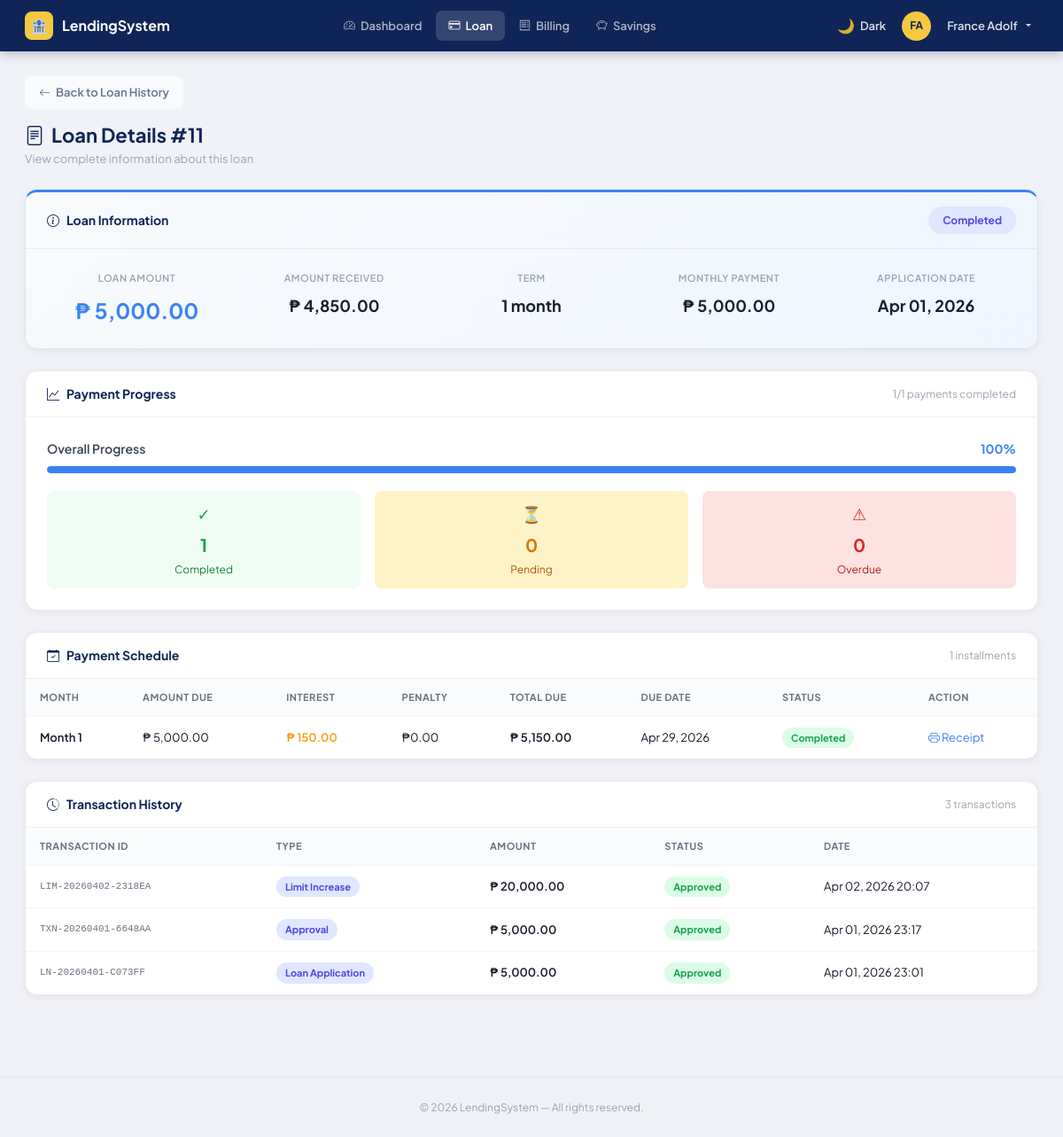
/user/loan/view.php?id=11 (signed in), run on the app's committed database.
### tables this page shows
CREATE TABLE `loans` (
  `id` int(11) NOT NULL AUTO_INCREMENT,
  `user_id` int(11) NOT NULL,
  `applied_amount` decimal(10,2) NOT NULL,
  `term_months` int(10) unsigned NOT NULL DEFAULT 1,
  `received_amount` decimal(12,2) DEFAULT NULL,
  `rejection_reason` text DEFAULT NULL,
  `applied_at` datetime DEFAULT current_timestamp(),
  `approved_at` datetime DEFAULT NULL,
  `interest` decimal(5,2) DEFAULT 3.00,
  `term` int(11) NOT NULL,
  `status` varchar(50) NOT NULL DEFAULT 'Pending',
  `created_at` timestamp NOT NULL DEFAULT current_timestamp(),
  `transfer_done` tinyint(1) DEFAULT 0,
  PRIMARY KEY (`id`)
);

CREATE TABLE `billing` (
  `id` int(11) NOT NULL AUTO_INCREMENT,
  `user_id` int(11) DEFAULT NULL,
  `loan_id` int(11) DEFAULT NULL,
  `month_number` int(10) unsigned NOT NULL DEFAULT 1,
  `amount_due` decimal(12,2) NOT NULL DEFAULT 0.00,
  `interest` decimal(12,2) NOT NULL DEFAULT 0.00,
  `penalty` decimal(12,2) NOT NULL DEFAULT 0.00,
  `total_due` decimal(12,2) NOT NULL DEFAULT 0.00,
  `due_date` date DEFAULT NULL,
  `paid_at` datetime DEFAULT NULL,
  `status` varchar(50) DEFAULT NULL,
  `created_at` timestamp NOT NULL DEFAULT current_timestamp(),
  PRIMARY KEY (`id`)
);

CREATE TABLE `loan_transactions` (
  `id` int(10) unsigned NOT NULL AUTO_INCREMENT,
  `no` int(10) unsigned NOT NULL DEFAULT 0,
  `transaction_id` varchar(20) NOT NULL,
  `loan_id` int(11) NOT NULL,
  `user_id` int(11) NOT NULL,
  `type` varchar(50) NOT NULL,
  `amount` decimal(12,2) NOT NULL,
  `status` enum('Pending','Approved','Rejected') NOT NULL DEFAULT 'Pending',
  `note` text DEFAULT NULL,
  `created_at` datetime DEFAULT current_timestamp(),
  PRIMARY KEY (`id`),
  UNIQUE KEY `transaction_id` (`transaction_id`)
);

### helpers.php (called while the page is built, shortened)
<?php
function formatMoney(float $amount): string {
    return '₱ ' . number_format($amount, 2);
}

### user/loan/view.php (the view, shortened to what this page needs)
<?php
require_once __DIR__ . '/../../includes/session_check.php';
require_once __DIR__ . '/../../helpers.php';
$userId = $_SESSION['user_id'];
$loanId = $_GET['id'] ?? null;
$stmt = $pdo->prepare("SELECT * FROM loans WHERE id = ? AND user_id = ?");
$stmt->execute([$loanId, $userId]);
$loan = $stmt->fetch();
$stmt = $pdo->prepare("SELECT * FROM billing WHERE loan_id = ? ORDER BY month_number ASC");
$stmt->execute([$loanId]);
$billingSchedule = $stmt->fetchAll();
$stmt = $pdo->prepare("SELECT * FROM loan_transactions WHERE loan_id = ? ORDER BY created_at DESC");
$stmt->execute([$loanId]);
$loanTransactions = $stmt->fetchAll();
$totalBills = count($billingSchedule);
$completedBills = count(array_filter($billingSchedule, fn($b) => $b['status'] === 'Completed'));
$pendingBills = count(array_filter($billingSchedule, fn($b) => $b['status'] === 'Pending'));
$overdueBills = count(array_filter($billingSchedule, fn($b) => $b['status'] === 'Overdue'));
require_once __DIR__ . '/../../includes/header.php';
?>
<a href="<?= APP_URL ?>/user/loan/index.php" class="back-btn">
    <i class="bi bi-arrow-left"></i> Back to Loan History
</a>
<div class="page-header">
    <h1 class="page-title">
        <i class="bi bi-file-text"></i> Loan Details #<?= $loan['id'] ?>
    </h1>
    <p class="page-subtitle">View complete information about this loan</p>
</div>
<div class="sc loan-details">
    <div class="sc-head">
        <h6 class="sc-title">
            <i class="bi bi-info-circle"></i> Loan Information
        </h6>
        <span class="status-badge <?= strtolower($loan['status']) ?>">
            <?= $loan['status'] ?>
        </span>
    </div>
    <div class="loan-meta-row">
        <div class="loan-meta-item">
            <div class="loan-meta-label">Loan Amount</div>
            <div class="loan-meta-value amount"><?= formatMoney($loan['applied_amount']) ?></div>
        </div>
        <div class="loan-meta-item">
            <div class="loan-meta-label">Amount Received</div>
            <div class="loan-meta-value"><?= formatMoney($loan['received_amount']) ?></div>
        </div>
        <div class="loan-meta-item">
            <div class="loan-meta-label">Term</div>
            <div class="loan-meta-value"><?= $loan['term_months'] ?> month<?= $loan['term_months'] > 1 ? 's' : '' ?></div>
        </div>
        <div class="loan-meta-item">
            <div class="loan-meta-label">Monthly Payment</div>
            <div class="loan-meta-value"><?= formatMoney($loan['applied_amount'] / $loan['term_months']) ?></div>
        </div>
        <div class="loan-meta-item">
            <div class="loan-meta-label">Application Date</div>
            <div class="loan-meta-value"><?= date('M d, Y', strtotime($loan['created_at'])) ?></div>
        </div>
    </div>
</div>
<?php if ($totalBills > 0): ?>
<div class="sc">
    <div class="sc-head">
        <h6 class="sc-title">
            <i class="bi bi-graph-up"></i> Payment Progress
        </h6>
        <span style="font-size:12px; color:#9ca3af;"><?= $completedBills ?>/<?= $totalBills ?> payments completed</span>
    </div>
    <div style="padding:24px;">
        <div style="display:flex; justify-content:space-between; align-items:center; margin-bottom:8px;">
            <span style="font-size:14px; font-weight:600; color:#374151;">Overall Progress</span>
            <span style="font-size:14px; font-weight:700; color:#3b82f6;"><?= round(($completedBills / $totalBills) * 100) ?>%</span>
        </div>
        <div class="progress-bar">
            <div class="progress-fill" style="width: <?= ($completedBills / $totalBills) * 100 ?>%;"></div>
        </div>
        <div style="display:grid; grid-template-columns:repeat(3, 1fr); gap:16px; margin-top:20px;">
            <div style="text-align:center; padding:12px; background:#f0fdf4; border-radius:8px;">
                <div style="font-size:18px; color:#16a34a; margin-bottom:4px;">✓</div>
                <div style="font-size:20px; font-weight:700; color:#16a34a;"><?= $completedBills ?></div>
                <div style="font-size:12px; color:#15803d; margin-top:2px;">Completed</div>
            </div>
            <div style="text-align:center; padding:12px; background:#fef3c7; border-radius:8px;">
                <div style="font-size:18px; color:#d97706; margin-bottom:4px;">⏳</div>
                <div style="font-size:20px; font-weight:700; color:#d97706;"><?= $pendingBills ?></div>
                <div style="font-size:12px; color:#b45309; margin-top:2px;">Pending</div>
            </div>
            <div style="text-align:center; padding:12px; background:#fee2e2; border-radius:8px;">
                <div style="font-size:18px; color:#dc2626; margin-bottom:4px;">⚠</div>
                <div style="font-size:20px; font-weight:700; color:#dc2626;"><?= $overdueBills ?></div>
                <div style="font-size:12px; color:#b91c1c; margin-top:2px;">Overdue</div>
            </div>
        </div>
    </div>
</div>
<?php endif; ?>
<div class="sc">
    <div class="sc-head">
        <h6 class="sc-title">
            <i class="bi bi-calendar-check"></i> Payment Schedule
        </h6>
        <span style="font-size:12px; color:#9ca3af;"><?= count($billingSchedule) ?> installments</span>
    </div>
    <?php if (!empty($billingSchedule)): ?>
        <div style="overflow-x:auto;">
            <table class="data-table">
                <thead>
                    <tr>
                        <th>Month</th>
                        <th>Amount Due</th>
                        <th>Interest</th>
                        <th>Penalty</th>
                        <th>Total Due</th>
                        <th>Due Date</th>
                        <th>Status</th>
                        <th>Action</th>
                    </tr>
                </thead>
                <tbody>
                    <?php foreach ($billingSchedule as $bill): ?>
                    <tr <?= $bill['status'] === 'Pending' ? 'style="border-left: 3px solid #f59e0b;"' : '' ?>>
                        <td style="font-weight:600;">Month <?= $bill['month_number'] ?></td>
                        <td><?= formatMoney($bill['amount_due']) ?></td>
                        <td style="color:#f59e0b; font-weight:600;"><?= formatMoney($bill['interest']) ?></td>
                        <td><?= $bill['penalty'] > 0 ? formatMoney($bill['penalty']) : '₱0.00' ?></td>
                        <td style="font-weight:600;"><?= formatMoney($bill['total_due']) ?></td>
                        <td><?= date('M d, Y', strtotime($bill['due_date'])) ?></td>
                        <td>
                            <span class="bill-status <?= strtolower($bill['status']) ?>">
                                <?= $bill['status'] ?>
                            </span>
                        </td>
                        <td>
                            <?php if ($bill['status'] === 'Completed'): ?>
                                <a href="<?= APP_URL ?>/user/billing/print.php?id=<?= $bill['id'] ?>" target="_blank" style="color:#3b82f6; text-decoration:none; font-size:13px;">
                                    <i class="bi bi-printer"></i> Receipt
                                </a>
                            <?php else: ?>
                                <span style="color:#9ca3af; font-size:13px;">No action</span>
                            <?php endif; ?>
                        </td>
                    </tr>
                    <?php endforeach; ?>
                </tbody>
            </table>
        </div>
    <?php endif; ?>
</div>
<div class="sc">
    <div class="sc-head">
        <h6 class="sc-title">
            <i class="bi bi-clock-history"></i> Transaction History
        </h6>
        <span style="font-size:12px; color:#9ca3af;"><?= count($loanTransactions) ?> transactions</span>
    </div>
    <?php if (!empty($loanTransactions)): ?>
        <div style="overflow-x:auto;">
            <table class="data-table">
                <thead>
                    <tr>
                        <th>Transaction ID</th>
                        <th>Type</th>
                        <th>Amount</th>
                        <th>Status</th>
                        <th>Date</th>
                    </tr>
                </thead>
                <tbody>
                    <?php foreach ($loanTransactions as $txn): ?>
                    <tr>
                        <td style="font-family:monospace; font-size:11px; color:#6b7280;"><?= $txn['transaction_id'] ?></td>
                        <td>
                            <?php
                            $typeClass = match(strtolower($txn['type'])) {
                                'loan application' => 'application',
                                'payment' => 'payment',
                                'penalty' => 'penalty',
                                default => 'application'
                            };
                            ?>
                            <span class="txn-type <?= $typeClass ?>"><?= htmlspecialchars($txn['type']) ?></span>
                        </td>
                        <td style="font-weight:600;"><?= formatMoney($txn['amount']) ?></td>
                        <td>
                            <?php
                            $statusClass = match(strtolower($txn['status'])) {
                                'approved' => 'approved',
                                'completed' => 'completed',
                                'pending' => 'pending',
                                'rejected' => 'rejected',
                                default => 'pending'
                            };
                            ?>
                            <span class="bill-status <?= $statusClass ?>">
                                <?= $txn['status'] ?>
                            </span>
                        </td>
                        <td><?= date('M d, Y H:i', strtotime($txn['created_at'])) ?></td>
                    </tr>
                    <?php endforeach; ?>
                </tbody>
            </table>
        </div>
    <?php endif; ?>
</div>
<?php require_once __DIR__ . '/../../includes/footer.php'; ?>

### assets/css/style.css (style rules this page uses)
:root { --navy: #1e293b; --navy-light: #334155; --navy-dark: #081840; --gold: #f5c842; --gold-light: #fef8e6; --gold-dark: #b07e00; --blue: #1a45a8; --blue-light: #e6f0fb; --bg: #e8edf2; --bg-dark: #e2e8ef; --white: #f0f4f8; --text: #1a2332; --text-muted: #5a6a7e; --border: #d1d9e0; --success: #16a34a; --success-bg: #dcfce7; --danger: #dc2626; --danger-bg: #fee2e2; --warning: #d97706; --warning-bg: #fef3c7; --radius: 12px; --radius-sm: 8px; --shadow-sm: 0 1px 2px rgba(0,0,0,0.05); --shadow: 0 2px 8px rgba(0,0,0,0.08); --shadow-lg: 0 8px 24px rgba(0,0,0,0.12); }
* { box-sizing: border-box; }
body { font-family: 'Plus Jakarta Sans', system-ui, sans-serif; background: var(--bg); color: var(--text); font-size: 14px; line-height: 1.6; margin: 0; }
.page-header { margin-bottom: 24px; }
.page-title { font-size: 22px; font-weight: 600; color: var(--text); margin: 0 0 4px; }
.page-subtitle { font-size: 13px; color: var(--text-muted); margin: 0; }

### includes/header.php (style rules this page uses)
* { box-sizing: border-box; }
body { font-family: 'Plus Jakarta Sans', system-ui, sans-serif; background: #f0f2f7; margin: 0; }

### user/loan/view.php (style rules this page uses)
.page-header { margin-bottom:24px; }
.page-title { font-size:22px; font-weight:700; color:#0f2557; margin:0 0 4px; display:flex; align-items:center; gap:8px; }
.page-subtitle { font-size:13px; color:#9ca3af; margin:0; }
.sc { background:#fff; border-radius:14px; border:1px solid rgba(0,0,0,.08); box-shadow:0 2px 8px rgba(0,0,0,.06); overflow:hidden; margin-bottom:24px; }
.sc.loan-details { border-top:3px solid #3b82f6; background:linear-gradient(135deg, #f8fafc 0%, #eff6ff 100%); }
.sc-head { padding:16px 24px; border-bottom:1px solid rgba(0,0,0,.06); display:flex; align-items:center; justify-content:space-between; }
.sc-title { font-size:14px; font-weight:700; color:#0f2557; display:flex; align-items:center; gap:8px; margin:0; }
.loan-meta-row { display:grid; grid-template-columns:repeat(auto-fit, minmax(200px, 1fr)); gap:20px; padding:24px; }
.loan-meta-item { text-align:center; }
.loan-meta-label { font-size:11px; color:#9ca3af; font-weight:600; text-transform:uppercase; letter-spacing:.05em; margin-bottom:8px; }
.loan-meta-value { font-size:18px; font-weight:700; color:#1a1f2e; }
.loan-meta-value.amount { font-size:24px; color:#3b82f6; }
.status-badge { display:inline-flex; align-items:center; gap:6px; padding:6px 16px; border-radius:20px; font-size:12px; font-weight:700; }
.status-badge.completed { background:#e0e7ff; color:#4f46e5; }
.data-table { width:100%; border-collapse:collapse; font-size:13px; }
.data-table th { padding:12px 16px; text-align:left; font-size:11px; font-weight:700; color:#6b7280; text-transform:uppercase; letter-spacing:.05em; background:#fafbfc; border-bottom:1px solid #f3f4f6; }
.data-table td { padding:12px 16px; border-bottom:1px solid #f3f4f6; color:#111827; }
.data-table tr:last-child td { border-bottom:none; }
.bill-status { display:inline-block; font-size:11px; font-weight:700; padding:3px 10px; border-radius:20px; }
.bill-status.completed { background:#dcfce7; color:#16a34a; }
.bill-status.approved { background:#dcfce7; color:#16a34a; }
.txn-type { display:inline-block; font-size:11px; font-weight:700; padding:3px 10px; border-radius:20px; }
.txn-type.application { background:#e0e7ff; color:#4f46e5; }
.back-btn { display:inline-flex; align-items:center; gap:6px; padding:8px 16px; background:#f8fafc; color:#64748b; text-decoration:none; border-radius:8px; font-size:13px; font-weight:600; margin-bottom:16px; transition:all 0.2s ease; }
.progress-bar { height:8px; background:#e5e7eb; border-radius:20px; overflow:hidden; margin:8px 0; }
.progress-fill { height:100%; background:#3b82f6; border-radius:20px; transition:width 0.3s ease; }

### data on the page
loans: id "11", status "Completed", applied_amount "₱ 5,000.00", received_amount "₱ 4,850.00", term_months "1", formatMoney($loan['applied_amount'] / $loan['term_months']) "₱ 5,000.00", created_at "Apr 01, 2026"
billing: status "1", ($completedBills/$totalBills)*100 "100", status "0", month_number "1", amount_due "₱ 5,000.00", interest "₱ 150.00", penalty "₱0.00", total_due "₱ 5,150.00", due_date "Apr 29, 2026", status "Completed"
loan_transactions: transaction "LIM-20260402-2318EA", type "Limit Increase", amount "₱ 20,000.00", status "Approved", created_at "Apr 02, 2026 20:07"
loan_transactions: transaction "TXN-20260401-6648AA", type "Approval", amount "₱ 5,000.00", status "Approved", created_at "Apr 01, 2026 23:17"
loan_transactions: transaction "LN-20260401-C073FF", type "Loan Application", amount "₱ 5,000.00", status "Approved", created_at "Apr 01, 2026 23:01"

### other printed values
$initials "FA"
$fullName "France Adolf"
$totalBills "1"
count($billingSchedule) "1"
count($loanTransactions) "3"
